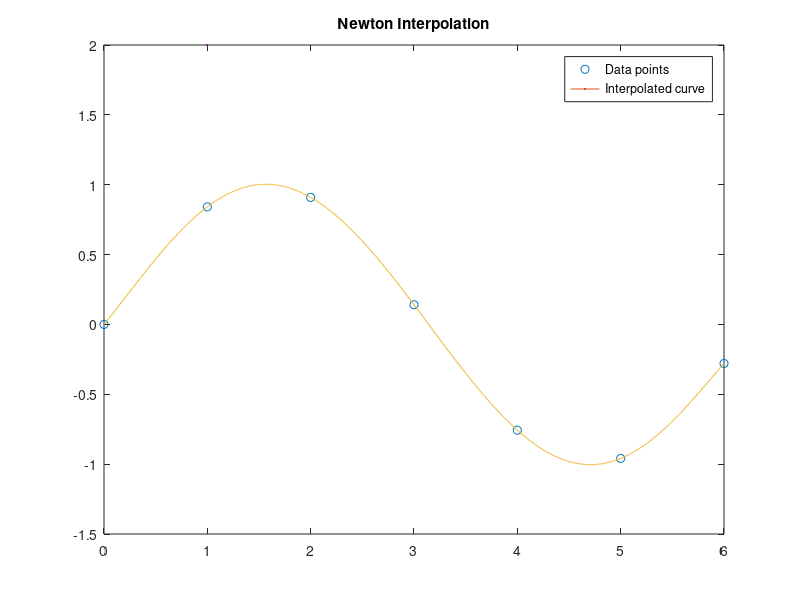

Write the MATLAB code that produced this figure.
clc; clearvars; close all;
x = 0:6; 
y = [0, 0.8415, 0.9093, 0.1411, -0.7568, -0.9589, -0.2794];
N = length(x);
D = zeros(N);
D(:,1) = y';
for i=2:N
    for j=i:N
        D(j,i) = (D(j,i-1)-D(j-1,i-1))/(x(j)-x(j-i+1));
    end
end
d = diag(D);
xq = linspace(min(x),max(x),1000);
yq = d(N)*ones(size(xq));
for i=(N-1):-1:1
    yq = d(i)+ (xq-x(i)).*yq;
end
plot(x,y,"o",LineWidth=2);
hold on;
plot(xq, yq, LineWidth=2);
title("Newton Interpolation");
legend("Data points", "Interpolated curve");